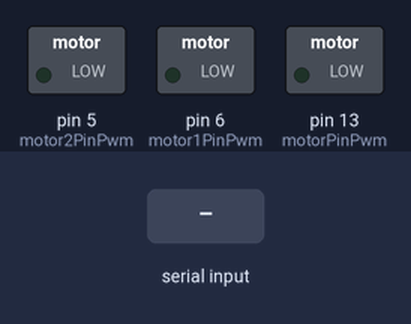
Simulated run of this sketch. Board: Arduino Uno, built with avr-gcc and run on an emulated ATmega328P. Shown: switched loads named in the sketch (green lamp = pin HIGH). The inputs (shaded band) are chosen by the test bench.

Above: at 1.2 s.
1.3 s: byte 1 (1) received over Serial
At 2.3 s:
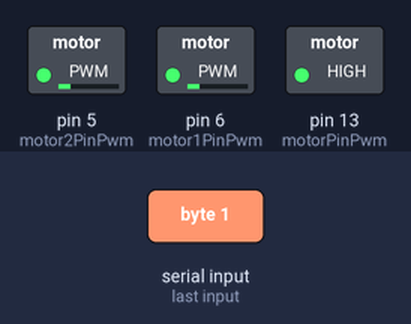
2.8 s: byte 2 (2) received over Serial
At 3.4 s:
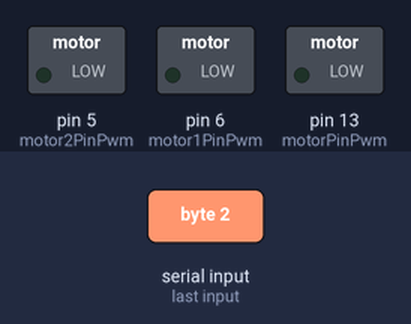
Timing chart, 0 to 5.8 s (numbered marks = the images above; inputs shaded):
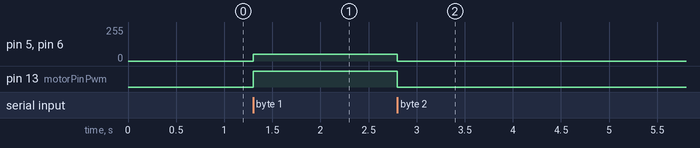

Measured:
- after the input at 1.3 s, pin 5 (motor2PinPwm), pin 6 (motor1PinPwm): 0/255 → 50/255 at once; pin 13 (motorPinPwm): LOW → HIGH at once
- after the input at 2.8 s, pin 5 (motor2PinPwm), pin 6 (motor1PinPwm): 50/255 → 0/255 at once; pin 13 (motorPinPwm): HIGH → LOW at once

The sketch:

carwithPC.ino
```cpp
int motorPinPwm = 13;// ServoMotor for test
int motor1PinPwm = 6;
int motor2PinPwm = 5;

byte startbyte;   // Where to store the Bytes read

void setup() {

// set the digitals pins as outputs:
pinMode(motorPinPwm, OUTPUT);
  // Open the serial connection, 9600 baud
  Serial.begin(9600);

}

void loop() {
    if (Serial.available() > 0) {
      //digitalWrite(motorPinPwm, HIGH);
    // Read the first byte
    startbyte = Serial.read();


    if (startbyte == 1) {digitalWrite(motorPinPwm, HIGH);
           analogWrite(motor1PinPwm, 50.0);
     analogWrite(motor2PinPwm, 50.0);}
      else if (startbyte == 2)
      {digitalWrite(motorPinPwm, LOW);
         analogWrite(motor1PinPwm, 0.0);
     analogWrite(motor2PinPwm, 0.0);}
    }
}
```
